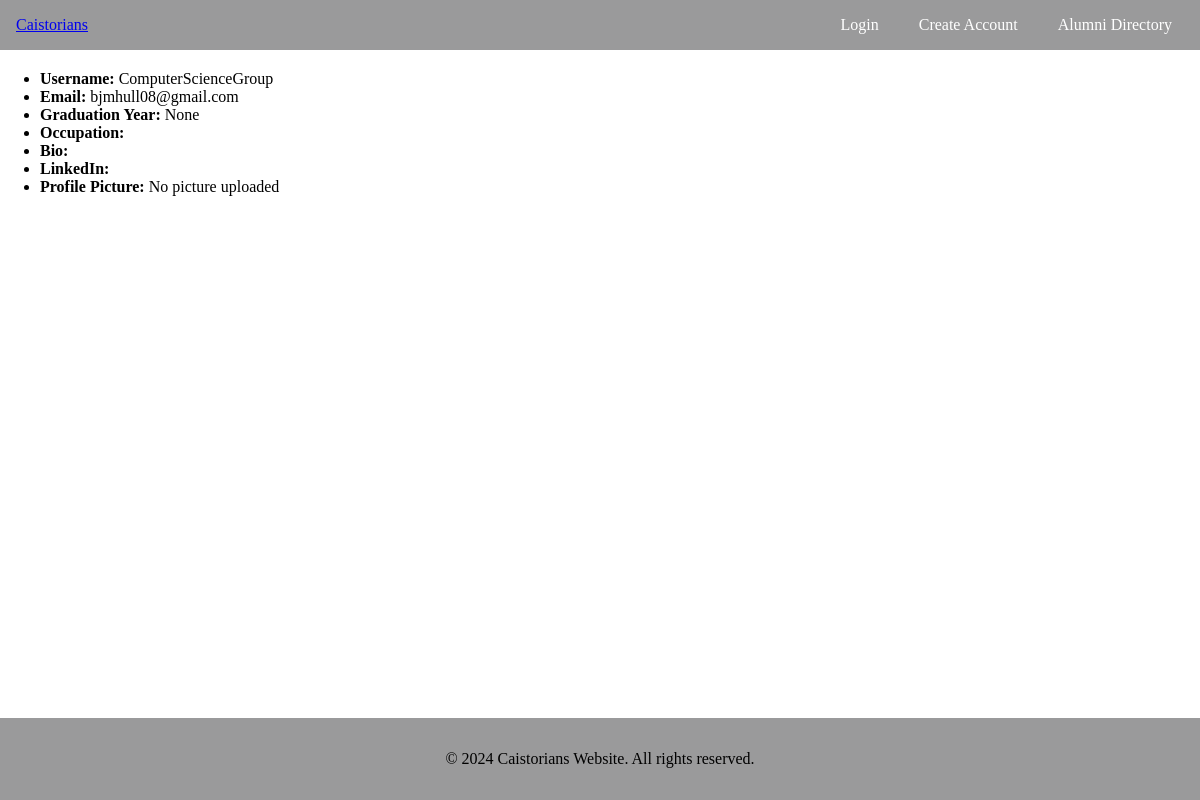
/accounts/profile/ComputerScienceGroup/, run on the app's committed database.
### Accounts/models.py (models this page shows, shortened)
class User(AbstractUser):
    school = models.ForeignKey(School, on_delete=models.CASCADE, related_name="users", null=True, blank=True)
    graduation_year = models.PositiveIntegerField(null=True, blank=True)
    occupation = models.CharField(max_length=100, blank=True)
    bio = models.TextField(blank=True)
    linkedin_url = models.URLField(blank=True)
    profile_picture = models.ImageField(upload_to='profile_pics/', blank=True, null=True)
    is_staff_account = models.BooleanField(default=False)
    is_superuser_account = models.BooleanField(default=False)
    is_student_account = models.BooleanField(default=False)

### Accounts/views.py (the view)
# urls.py: path("profile/<str:username>/", views.public_profile_view, name="public_profile"),
def public_profile_view(request, username):
    alumni = get_object_or_404(User, username=username)
    return render(request, "Accounts/profile_view.html", {"alumni": alumni})

### Accounts/templates/accounts/profile_view.html (shortened to what this page needs)
{% extends "Main/base.html" %}
{% load static %}
{% block content %}
<ul>
    <li><strong>Username:</strong> {{ alumni.username }}</li>
    <li><strong>Email:</strong> {{ alumni.email }}</li>
    <li><strong>Graduation Year:</strong> {{ alumni.graduation_year }}</li>
    <li><strong>Occupation:</strong> {{ alumni.occupation }}</li>
    <li><strong>Bio:</strong> {{ alumni.bio }}</li>
    <li><strong>LinkedIn:</strong>
    </li>
    <li><strong>Profile Picture:</strong>
        {% if alumni.profile_picture %}
            <img src="{{ alumni.profile_picture.url }}" class="img-thumbnail" style="max-height: 150px;">
        {% else %}
            <span>No picture uploaded</span>
        {% endif %}
    </li>
</ul>
{% endblock %}

### Main/static/Main/style.css (style rules this page uses)
body { display: flex; flex-direction: column; min-height: 100vh; margin: 0; padding: 0; }

### data on the page
User: username "ComputerScienceGroup", email "bjmhull08@gmail.com", graduation_year "None"

### other printed values
{{ year|default:2024 }} "2024"
